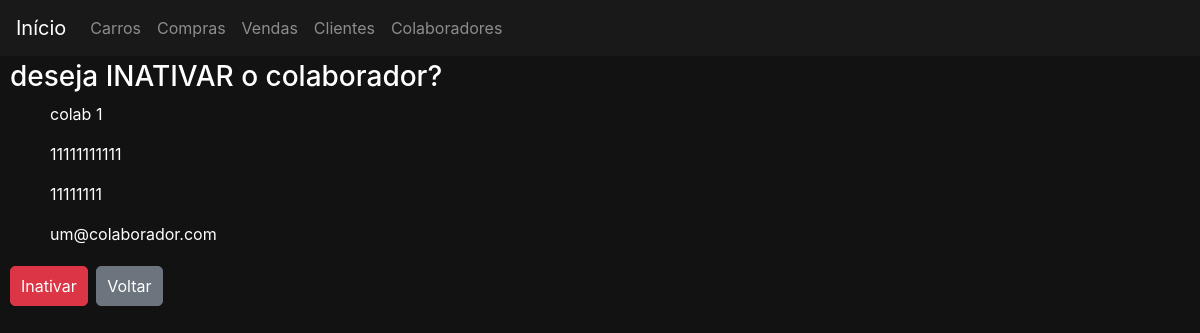
/colaboradores/1/inativar (signed in), run on the app's committed database.
### colaboradores/models.py (models this page shows)
class Colaborador(Pessoa):
    class Meta:
        verbose_name_plural = 'Colaboradores'
        permissions = (
            ('permissao_gerente', 'permissao gerente'),
            ('permissao_supervisor', 'permissao supervisor'),
            ('permissao_vendedor', 'permissao vendedor'),
            ('permissao_funcionario', 'permissao todos funcionarios'),
        )
    situacaoVinculoChoices = (
        ('A','Ativo'),
        ('I','Inativo'),
    )
    cargoAtualChoices = (
        ('V','vendedor'),
        ('S','supervisor'),
        ('G','gerente'),
    )
    funcaoAtualChoices = (
        ('N','Normal'),
        ('C','Comissionada'),
    )
    tipoVinculoChoices = (
        ('E','Experiencia'),
        ('C','Contratado'),
    )
    ctps = models.IntegerField()
    pis = models.IntegerField()
    nomePai = models.CharField(max_length=50, verbose_name='Pai')
    nomeMae = models.CharField(max_length=50, verbose_name='Mae')
    tipoVinculo = models.CharField(max_length=1, choices=tipoVinculoChoices, verbose_name='Tipo vinculo')
    cargoAtual = models.CharField(max_length=1, choices=cargoAtualChoices, verbose_name='Cargo atual')
    funcaoAtual = models.CharField(max_length=1, choices=funcaoAtualChoices, verbose_name='Funcao atual')
    salarioAtual = models.DecimalField(max_digits=15, decimal_places=2, verbose_name='Salario atual')
    dataAdmissao = models.DateField( verbose_name='Admissao')
    dataDesligamento = models.DateField(null=True, verbose_name='Desligamento')
    situacaoVinculo = models.CharField(max_length=1, choices=situacaoVinculoChoices, verbose_name='Situacao  vinculo')

### colaboradores/views.py (the view, shortened to what this page needs)
# urls.py: path('<int:id>/inativar', views.ColaboradorInativar, name='inativar'),
@permission_required('colaboradores.permissao_gerente')
def ColaboradorInativar(request, id):
    if request.method == 'GET':
        colaborador = get_object_or_404(Colaborador, id=id)
        acao = 'inativar'
        acaoBotao = 'danger'
        context = {
            'colaborador':colaborador,
            'acao':acao,
            'acaoBotao':acaoBotao,
        }
        return render(request, 'colaboradores/colaboradorVinculo.html',context=context)

### colaboradores/templates/colaboradores/colaboradorVinculo.html (shortened to what this page needs)
{% extends 'base.html' %}
{% block 'body' %}
    <h3>deseja {{ acao|upper }} o colaborador?</h3>
    <ul> {{colaborador.nomeCompleto}}</ul>
    <ul> {{colaborador.cpf}}</ul>
    <ul> {{colaborador.telefone}}</ul>
    <ul> {{colaborador.email}}</ul>
    {% url 'colaborador:acao' colaborador.id as url %}
    <form action="{{ url }}" method="POST"> {% csrf_token %}
        <input type="submit" class="btn btn-{{acaoBotao}} botao" value="{{acao|capfirst}}">
        <a href="javascript:history.back()" class="btn btn-secondary botao">Voltar</a>
    </form>
{% endblock %}

### templates/static/css/css.css (style rules this page uses)
.fundo { background-color: #121212; color: white; }
body { margin-top: 30px; padding-top: 30px; margin-left: 10px; }
a { color:white; }
.botao { display: inline-block; padding: 7px 10px; border-radius: 5px; margin-bottom: 4px; margin-right: 4px; margin-top: 4px; }

### data on the page
Colaborador: nomeCompleto "colab 1", cpf "11111111111", telefone "11111111", email "um@colaborador.com"

### other printed values
{{ acao|upper }} "INATIVAR"
